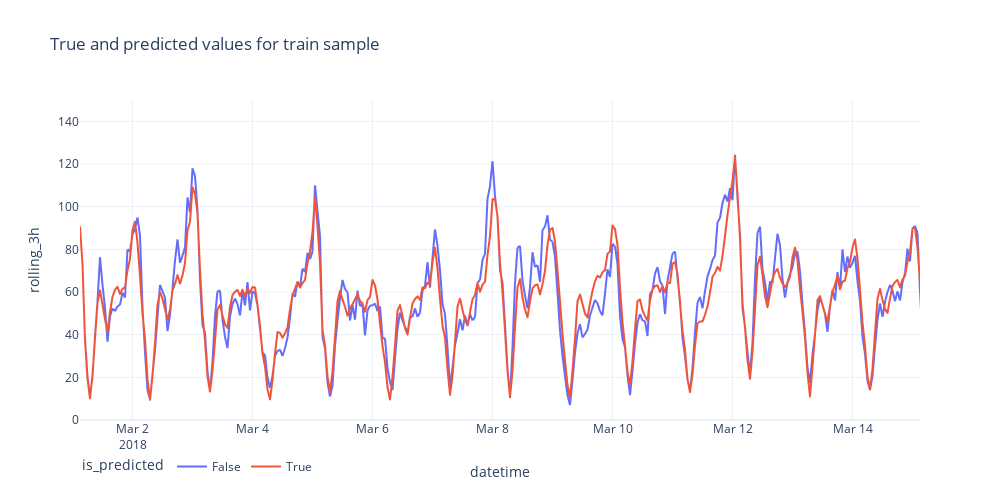
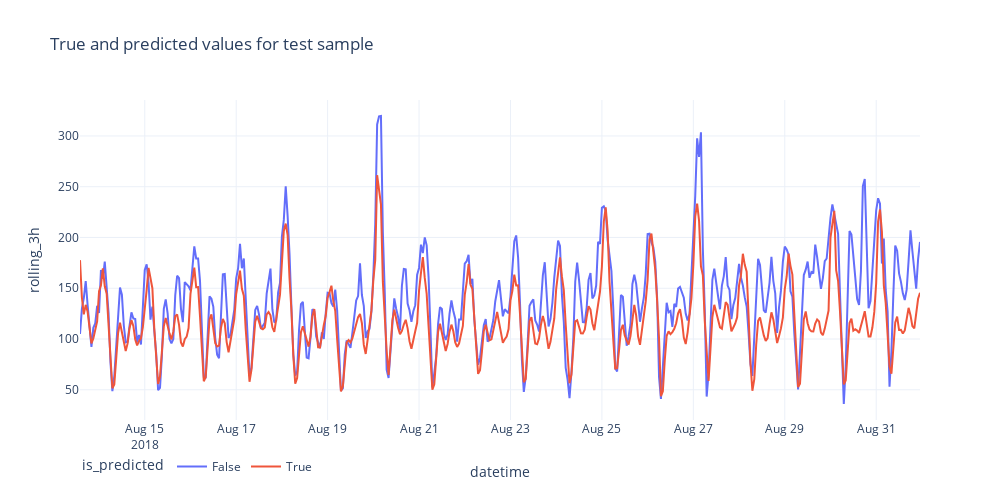

Source (notebook cell) for these figures, in order:
### Code cell
fig_config = {
    'train': {
        'x_range': [df_temp.index.min(), df_temp.index.min() + pd.Timedelta(days=14)],
        'y_range': [0, 150]
    },
    'test': {}
}

for split, config in fig_config.items():
    fig = px.line(
        df_temp[df_temp.split == split].reset_index(),
        x='datetime',
        y='rolling_3h',
        color='is_predicted',
        title=f'True and predicted values for {split} sample',
        template='plotly_white',
        width=FIG_WIDTH, height=FIG_HEIGHT
    )
    fig.update_xaxes(range=config.get('x_range'))
    fig.update_yaxes(range=config.get('y_range'))
    fig.update_layout(legend=dict(orientation='h'))
    fig.show()

### Figure 1 — Plotly figure (JSON) as saved in the notebook; plotly's stock layout.template omitted (floating-point values rounded to 4 significant figures; data arrays with more than 128 entries replaced by an {"elided": "..."} marker saying what was removed)
{"data": [{"hovertemplate": "is_predicted=False<br>datetime=%{x}<br>rolling_3h=%{y}<extra></extra>", "legendgroup": "False", "line": {"color": "#636efa", "dash": "solid"}, "marker": {"symbol": "circle"}, "mode": "lines", "name": "False", "showlegend": true, "type": "scattergl", "x": {"elided": "3971 str values"}, "xaxis": "x", "y": {"elided": "3971 float values"}, "yaxis": "y"}, {"hovertemplate": "is_predicted=True<br>datetime=%{x}<br>rolling_3h=%{y}<extra></extra>", "legendgroup": "True", "line": {"color": "#EF553B", "dash": "solid"}, "marker": {"symbol": "circle"}, "mode": "lines", "name": "True", "showlegend": true, "type": "scattergl", "x": {"elided": "3971 str values"}, "xaxis": "x", "y": {"elided": "3971 float values"}, "yaxis": "y"}], "layout": {"height": 500, "legend": {"orientation": "h", "title": {"text": "is_predicted"}, "tracegroupgap": 0}, "title": {"text": "True and predicted values for train sample"}, "width": 1000, "xaxis": {"anchor": "y", "domain": [0, 1], "range": ["2018-03-01T03:00:00", "2018-03-15T03:00:00"], "title": {"text": "datetime"}}, "yaxis": {"anchor": "x", "domain": [0, 1], "range": [0, 150], "title": {"text": "rolling_3h"}}}}

### Figure 2 — Plotly figure (JSON) as saved in the notebook; plotly's stock layout.template omitted (floating-point values rounded to 4 significant figures; data arrays with more than 128 entries replaced by an {"elided": "..."} marker saying what was removed)
{"data": [{"hovertemplate": "is_predicted=False<br>datetime=%{x}<br>rolling_3h=%{y}<extra></extra>", "legendgroup": "False", "line": {"color": "#636efa", "dash": "solid"}, "marker": {"symbol": "circle"}, "mode": "lines", "name": "False", "orientation": "v", "showlegend": true, "type": "scatter", "x": {"elided": "442 str values"}, "xaxis": "x", "y": {"elided": "442 float values"}, "yaxis": "y"}, {"hovertemplate": "is_predicted=True<br>datetime=%{x}<br>rolling_3h=%{y}<extra></extra>", "legendgroup": "True", "line": {"color": "#EF553B", "dash": "solid"}, "marker": {"symbol": "circle"}, "mode": "lines", "name": "True", "orientation": "v", "showlegend": true, "type": "scatter", "x": {"elided": "442 str values"}, "xaxis": "x", "y": {"elided": "442 float values"}, "yaxis": "y"}], "layout": {"height": 500, "legend": {"orientation": "h", "title": {"text": "is_predicted"}, "tracegroupgap": 0}, "title": {"text": "True and predicted values for test sample"}, "width": 1000, "xaxis": {"anchor": "y", "domain": [0, 1], "title": {"text": "datetime"}}, "yaxis": {"anchor": "x", "domain": [0, 1], "title": {"text": "rolling_3h"}}}}
